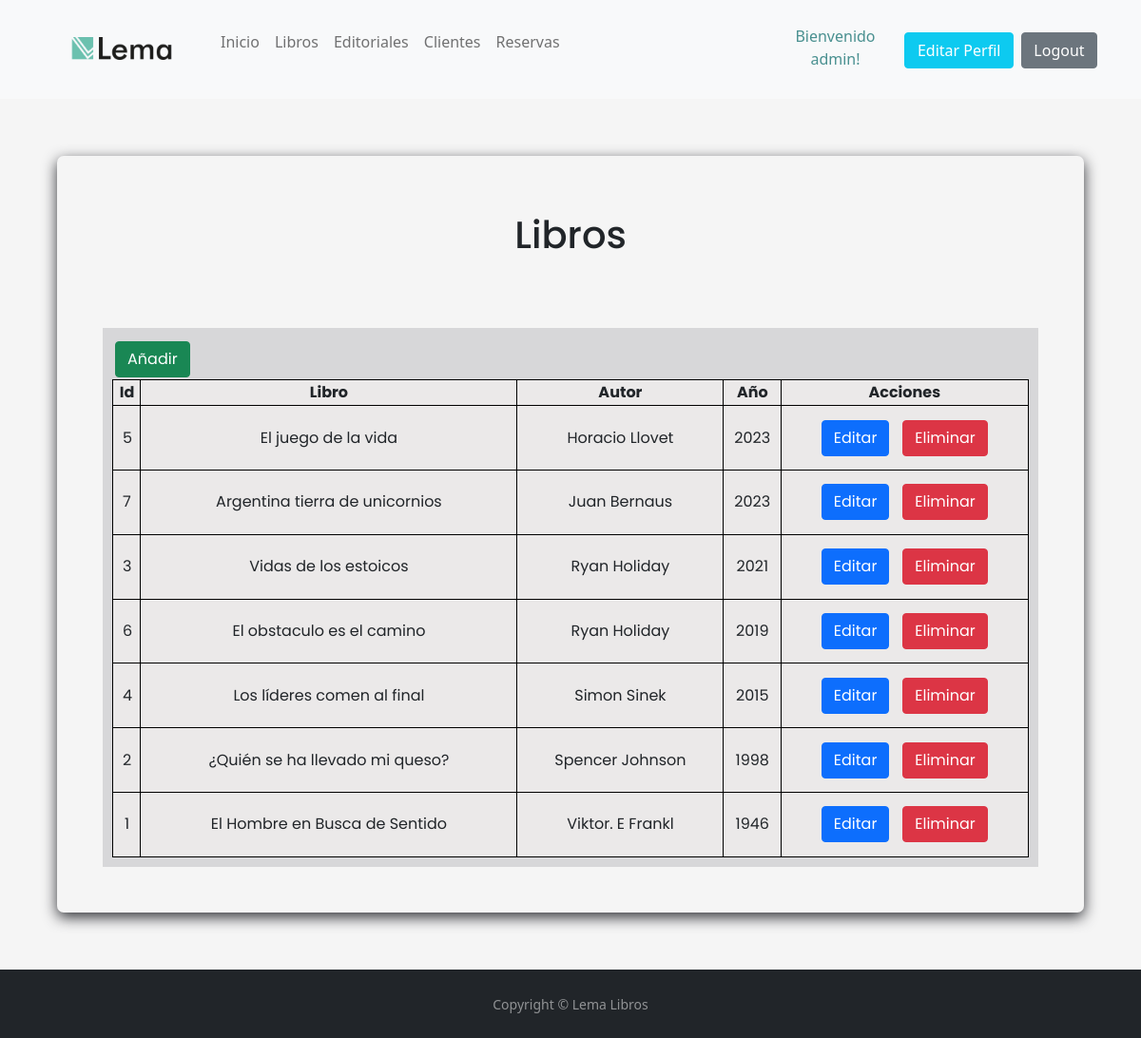
The app's page /negocio/libros/ (signed in) with its own data.
### negocio/models.py (models this page shows, shortened)
class Libro(models.Model):
    nombre = models.CharField(max_length=50)
    autor = models.CharField(max_length=50)
    anio = models.IntegerField(verbose_name="año")
    class Meta:
        verbose_name = "Libro"
        verbose_name_plural = "Libros"
        ordering = ['autor']

### negocio/views.py (the view)
# urls.py: path('libros/', LibroList.as_view(), name="libros"),
class LibroList(LoginRequiredMixin, ListView):
    model = Libro

### negocio/templates/negocio/libro_list.html (shortened to what this page needs)
<!DOCTYPE html>
<html>
    <head>
        {% extends 'negocio/home.html' %}
        {% block contenido %}
        <h1>Libros</h1>
        <div id=contenedor_tabla>
            <table>
                <tr>
                    <td>
                        <a href="{% url 'libro_create' %}"><button type="button" class="btn btn-success">Añadir</button></a>
                    </td>
                </tr>
            </table>
            <table class="tabla">
                <thead>
                    <tr>
                        <th class="tabla_head">Id</th>
                        <th class="tabla_head">Libro</th>
                        <th class="tabla_head">Autor</th>
                        <th class="tabla_head">Año</th>
                        <th class="tabla_head">Acciones</th>
                    </tr>
                </thead>
                <tbody>
                {% for libro in libro_list %}
                    <tr>
                        <td class="tabla_item">{{libro.id}}</td>
                        <td class="tabla_item">{{libro.nombre}}</td>
                        <td class="tabla_item">{{libro.autor}}</td>
                        <td class="tabla_item">{{libro.anio}}</td>
                        <td class="tabla_item">
                            <a href="{% url 'libro_update' libro.id %}"><button type="button" class="btn btn-primary">Editar</button></a>
                            <a href="{% url 'libro_delete' libro.id %}"><button type="button" class="btn btn-danger">Eliminar</button></a>
                        </td>
                    <tr>
                {% endfor %}
                </tbody>
            </table>
        </div>
        {% endblock contenido %}

### negocio/templates/negocio/home.html (shortened to what this page needs)
<!DOCTYPE html>
<html>
    <head>
        {% load static %}
        <link href="https://cdn.jsdelivr.net/npm/bootstrap@5.1.3/dist/css/bootstrap.min.css" rel="stylesheet">
        <link rel="stylesheet" href="{% static 'css/style.css' %}">
    </head>
    <body>
        <header>
            <nav id=navbar class="navbar navbar-expand-lg navbar-light bg-light">
                <a class="navbar-brand" href="{% url 'home' %}"><img id=logo src="{% static 'images/logo.jpg' %}" alt="Logo de Lema"></a>
                <div class="collapse navbar-collapse" id="navbarNav">
                  <ul class="navbar-nav">
                    <li class="nav-item active">
                      <a class="nav-link" href="{% url 'home' %}">Inicio</a>
                    </li>
                    {% if user.is_authenticated %}
                      <li class="nav-item active">
                        <a class="nav-link" href="{% url 'libros' %}">Libros</a>
                      </li>
                      <li class="nav-item">
                        <a class="nav-link" href="{% url 'editoriales' %}">Editoriales</a>
                      </li>
                      <li class="nav-item">
                        <a class="nav-link" href="{% url 'clientes' %}">Clientes</a>
                      </li>
                      <li class="nav-item">
                        <a class="nav-link" href="{% url 'reservas' %}">Reservas</a>
                      </li>
                      <div class="botones_navbar">
                        <p id="mensaje_bienvenida">Bienvenido {{user.username}}!</p>
                        <a href="{% url 'editar_perfil' %}" class="btn btn-info">Editar Perfil</a>
                        <form action="{% url 'logout' %}" method="post">
                          <button class="btn btn-secondary" type="submit">Logout</button>
                        </form>
                      </div>
                    {% else %}
                      <div class="botones_navbar">
                        <a href="{% url 'registro' %}" class="btn btn-success">Register</a>
                        <a href="{% url 'login' %}" class="btn">Login</a>
                      </div>
                    {% endif %}
                  </ul>
                </div>
            </nav>
        </header>
        <main>
        {% block contenido %}{% endblock contenido %}
        </main>
        <footer id="sticky-footer" class="flex-shrink-0 py-4 bg-dark text-white-50">
          <div class="container text-center">
            <small>Copyright &copy; Lema Libros</small>
          </div>
        </footer>
    </body>
</html>

### negocio/static/css/style.css (style rules this page uses)
body { background-color: whitesmoke; background-image: url(../images/background.jpg); background-size: cover; background-position: center; background-attachment: fixed; }
#navbar { display: flex; justify-content: space-between; align-items: center; padding: 10px 4% 8px 4%; }
#logo { width: 180px; margin-left: -10px; margin-right: -10px; margin-bottom: 4px; }
.botones_navbar { display: flex; align-items: center; align-self: center; position: absolute; right: 0; margin-right: 4%; }
#mensaje_bienvenida { color: rgb(73, 144, 144); text-align: center; margin-top: 3%; }
.btn { margin: 2%; }
.btn-info { color: white !important; width: 120px; height: 38px; }
main { padding: 5px; margin: 60px 60px; background-color: whitesmoke; background-size: cover; background-position: center; box-shadow: 0px 5px 15px #323338; border-radius: 7px; animation-name: fade-in; animation-duration: 5s; animation-timing-function: ease-out; min-height: 80vh; }
h1, h2, h4 { display: flex; justify-content: center; align-items: center; padding: 5% 0% 3% 0%; font-family: 'Poppins', sans-serif; }
#contenedor_tabla { background-color: #d7d7d9; font-family: 'Poppins', sans-serif; margin: 4%; padding: 1%; }
.tabla { width: 100%; background-color: rgb(235, 233, 233); border-collapse: collapse; text-align: center; }
.tabla_head, .tabla_item { border: solid 1px black }
.tabla_item { padding: 1%; }
li { margin-bottom: 5%; }

### records on screen
Libro: id "5", nombre "El juego de la vida", autor "Horacio Llovet", anio "2023"
Libro: id "7", nombre "Argentina tierra de unicornios", autor "Juan Bernaus", anio "2023"
Libro: id "3", nombre "Vidas de los estoicos", autor "Ryan Holiday", anio "2021"
Libro: id "6", nombre "El obstaculo es el camino", autor "Ryan Holiday", anio "2019"
Libro: id "4", nombre "Los líderes comen al final", autor "Simon Sinek", anio "2015"
Libro: id "2", nombre "¿Quién se ha llevado mi queso?", autor "Spencer Johnson", anio "1998"
Libro: id "1", nombre "El Hombre en Busca de Sentido", autor "Viktor. E Frankl", anio "1946"

### other values on screen
{{ user.username }} "admin"
